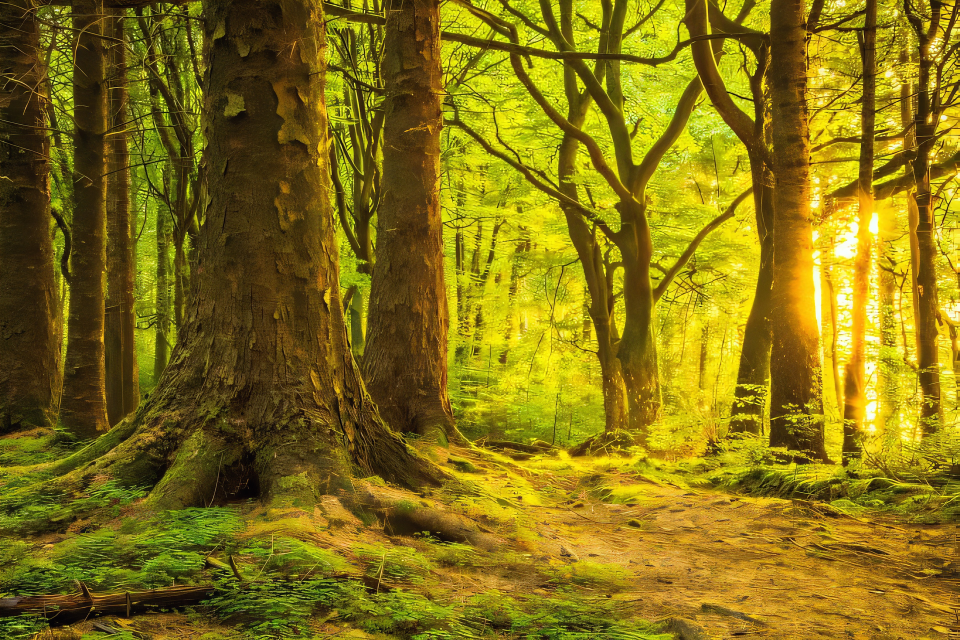
#> input picture assets/certificate_template.jpg, 3840 x 2560 px (shown at 1/4 size)
$ python -i index.py   (imports and definitions only)
#> lines starting #> are read from the running program, lines starting #| are printed output that depends on the picture
"""
Save Nature Certificate Generator API
======================================
Flask app designed for Vercel (serverless) + local development.
Certificate for saving nature. Only name + current date + a good message.
NO SCORE.

Endpoints
---------
GET  /                                  -> Landing page with live form
GET  /health                            -> {"status": "ok"}
GET  /certificate?name=Aarav            -> PNG certificate image
GET  /certificate/<name>                -> PNG certificate image (path param)
POST /certificate                       -> JSON {"name": "..."} -> PNG
GET  /api/certificate?...               -> alias of /certificate

Optional query params
---------------------
download=true   -> force file download instead of inline preview
format=jpg|png|json -> image format (default jpg for this 4K photo template; png is ~18MB)
date=26 November 2026 -> override date of issue (defaults to today, Asia/Kolkata)
message=...     -> override the good message (optional)

Template: assets/certificate_template.jpg (sunlit forest, 3840x2560)
Fonts:    assets/fonts/*.ttf (Cinzel, Great Vibes, Poppins, Montserrat)
"""

import base64
import io
import os
from datetime import datetime
from pathlib import Path
from urllib.parse import unquote

from flask import Flask, Response, jsonify, request, send_file
from PIL import Image, ImageDraw, ImageFont

THIS_DIR = Path(__file__).resolve().parent
BASE_DIR = THIS_DIR.parent
ASSETS_DIR = BASE_DIR / "assets"
FONTS_DIR = ASSETS_DIR / "fonts"

TEMPLATE_CANDIDATES = [
    ASSETS_DIR / "certificate_template.jpg",
    ASSETS_DIR / "certificate_template.png",
    THIS_DIR / "certificate_template.jpg",
    THIS_DIR / "certificate_template.png",
    Path.cwd() / "assets" / "certificate_template.jpg",
    Path("/home/user/nature-certificate-api/assets/certificate_template.jpg"),
]

FONT_FILES = {
    "cinzel": FONTS_DIR / "Cinzel-Bold.ttf",
    "script": FONTS_DIR / "GreatVibes-Regular.ttf",
    "poppins": FONTS_DIR / "Poppins-Regular.ttf",
    "poppins_bold": FONTS_DIR / "Poppins-Bold.ttf",
    "poppins_semi": FONTS_DIR / "Poppins-SemiBold.ttf",
    "montserrat": FONTS_DIR / "Montserrat-Regular.ttf",
}

FALLBACK_FONTS = [
    "/usr/share/fonts/truetype/dejavu/DejaVuSans-Bold.ttf",
    "/usr/share/fonts/truetype/dejavu/DejaVuSans.ttf",
    "/usr/share/fonts/truetype/dejavu/DejaVuSerif-Bold.ttf",
]

DEFAULT_MESSAGE = "For your dedication to saving nature and protecting our planet for future generations. Thank you for making the Earth greener!"

# [1 line not run here, left out]
# [1 line that did not run here, left out]


def find_template() -> Path:
    for p in TEMPLATE_CANDIDATES:
        if p.exists():
            return p
    raise FileNotFoundError("certificate_template.jpg not found in assets/")


def get_font(kind: str, size: int) -> ImageFont.FreeTypeFont:
    path = FONT_FILES.get(kind)
    if path and path.exists():
        try:
            return ImageFont.truetype(str(path), size)
        except Exception:
            pass
    for fb in FALLBACK_FONTS:
        if os.path.exists(fb):
            try:
                return ImageFont.truetype(fb, size)
            except Exception:
                continue
    return ImageFont.load_default()


def fit_font(kind: str, text: str, max_width: int, start_size: int, min_size: int = 28):
    size = start_size
    while size > min_size:
        font = get_font(kind, size)
        try:
            w = font.getlength(text)
        except Exception:
            w = size * len(text) * 0.6
        if w <= max_width:
            return font, size
        size -= 4
    return get_font(kind, min_size), min_size


def text_size(draw, text, font):
    bbox = draw.textbbox((0, 0), text, font=font)
    return bbox[2] - bbox[0], bbox[3] - bbox[1]


def draw_centered(draw, cx, y, text, font, fill, shadow=True):
    w, h = text_size(draw, text, font)
    x = cx - w / 2
    if shadow:
        draw.text((x + 3, y + 3), text, font=font, fill=(5, 20, 10, 220))
    draw.text((x, y), text, font=font, fill=fill)
    return w, h


def draw_spaced_centered(draw, cx, y, text, font, fill, spacing=8, shadow=True):
    widths, total = [], 0
    for ch in text:
        try:
            w = font.getlength(ch)
        except Exception:
            w = 20
        widths.append(w)
        total += w
    total += spacing * (len(text) - 1)
    x = cx - total / 2
    if shadow:
        sx = x
        for ch, w in zip(text, widths):
            draw.text((sx + 2, y + 2), ch, font=font, fill=(5, 20, 10, 200))
            sx += w + spacing
    sx = x
    for ch, w in zip(text, widths):
        draw.text((sx, y), ch, font=font, fill=fill)
        sx += w + spacing
    return total


def wrap_text(text, font, max_width, draw):
    """Greedy word-wrap to max_width. Returns list of lines."""
    words = text.split()
    lines, cur = [], ""
    for word in words:
        trial = f"{cur} {word}".strip()
        w, _ = text_size(draw, trial, font)
        if w <= max_width or not cur:
            cur = trial
        else:
            lines.append(cur)
            cur = word
    if cur:
        lines.append(cur)
    return lines


def current_date_str() -> str:
    try:
        from zoneinfo import ZoneInfo
        now = datetime.now(ZoneInfo("Asia/Kolkata"))
    except Exception:
        now = datetime.now()
    return now.strftime("%d %B %Y")


def generate_certificate(name: str, date_str=None, message=None) -> Image.Image:
    template_path = find_template()
    img = Image.open(template_path).convert("RGBA")
    W, H = img.size
#> W = 3840; H = 2560
    cx = W // 2
#> cx = 1920

    # --- Dark green translucent panel for readability over bright forest ---
    overlay = Image.new("RGBA", img.size, (0, 0, 0, 0))
#> overlay: PIL image 3840x2560 RGBA; every value is 0
    odraw = ImageDraw.Draw(overlay)
    panel_x0, panel_x1 = int(W * 0.16), int(W * 0.84)
#> panel_x0 = 614; panel_x1 = 3225
    panel_y0, panel_y1 = int(H * 0.09), int(H * 0.80)
#> panel_y0 = 230; panel_y1 = 2048
    odraw.rounded_rectangle(
        [panel_x0, panel_y0, panel_x1, panel_y1],
        radius=48,
        fill=(8, 32, 18, 150),
        outline=(212, 175, 55, 200),
        width=4,
    )
    img = Image.alpha_composite(img, overlay)
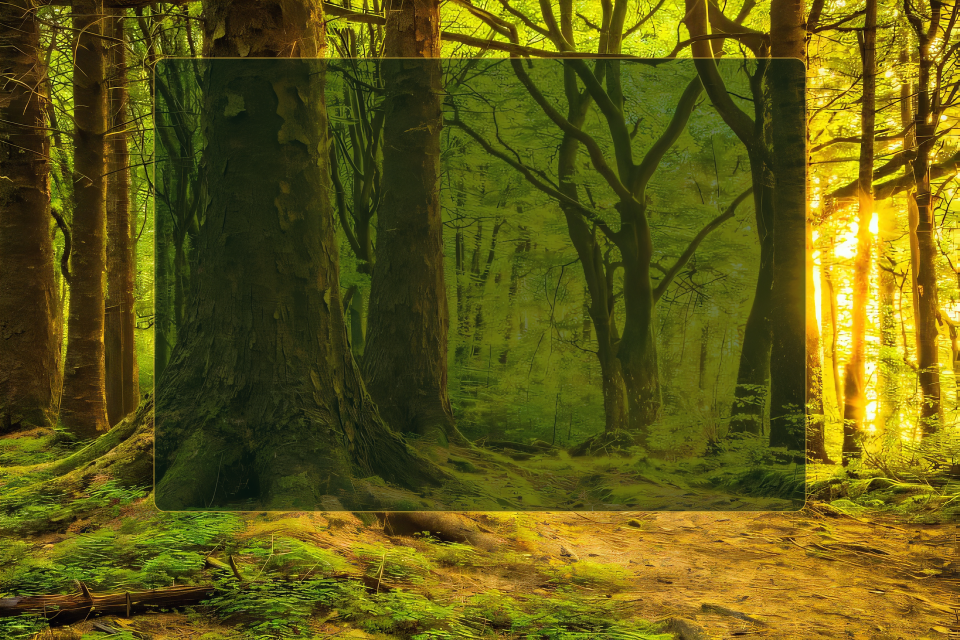
#> img: PIL image 3840x2560 RGBA (shown at 1/4 size); mean R, G, B, A 96.8, 90.3, 19.9, 255
    draw = ImageDraw.Draw(img)

    GOLD = (255, 209, 102, 255)
    GOLD_LIGHT = (255, 230, 150, 255)
    WHITE = (255, 255, 255, 255)
    CREAM = (255, 248, 220, 255)
    MUTED = (220, 235, 210, 255)

    # --- Title: SAVE NATURE ---
    title_font, _ = fit_font("cinzel", "SAVE NATURE", int(W * 0.55), int(H * 0.085), 56)
    tw, th = text_size(draw, "SAVE NATURE", title_font)
#> tw = 1673; th = 164
    tx, ty = cx - tw / 2, H * 0.125
#> tx = 1083.5; ty = 320
    draw.text((tx + 3, ty + 4), "SAVE NATURE", font=title_font, fill=(5, 20, 10, 230))
    draw.text((tx, ty), "SAVE NATURE", font=title_font, fill=GOLD)

    # --- Subtitle: CERTIFICATE OF APPRECIATION ---
    sub_font = get_font("cinzel", int(H * 0.030))
    sub_y = H * 0.235
#> sub_y = 601.6
    draw_spaced_centered(draw, cx, sub_y, "CERTIFICATE OF APPRECIATION", sub_font, WHITE, spacing=7)
    line_y = sub_y + int(H * 0.026)
#> line_y = 667.6
    line_len = int(W * 0.10)
#> line_len = 384
    gap = int(W * 0.225)
#> gap = 864
    draw.line([(cx - gap - line_len, line_y), (cx - gap, line_y)], fill=GOLD_LIGHT, width=3)
    draw.line([(cx + gap, line_y), (cx + gap + line_len, line_y)], fill=GOLD_LIGHT, width=3)
    dy = line_y + 13
#> dy = 680.6
    draw.polygon([(cx, dy - 7), (cx + 7, dy), (cx, dy + 7), (cx - 7, dy)], fill=GOLD)

    # --- Presented to ---
    presented_font = get_font("poppins", int(H * 0.024))
    draw_centered(draw, cx, H * 0.315, "This certificate is proudly presented to", presented_font, MUTED)

    # --- Name (script, gold) — NO underline ---
    name_font, _ = fit_font("script", name, int(W * 0.58), int(H * 0.088), 44)
    nw, nh = text_size(draw, name, name_font)
#> nw = 2176; nh = 117
    name_y = H * 0.365
#> name_y = 934.4
    draw.text((cx - nw / 2 + 3, name_y + 4), name, font=name_font, fill=(5, 20, 10, 220))
    draw.text((cx - nw / 2, name_y), name, font=name_font, fill=GOLD)

    # --- Good message (wrapped, centred) ---
    msg = (message or DEFAULT_MESSAGE).strip()
    msg_font = get_font("poppins", int(H * 0.026))
    lines = wrap_text(msg, msg_font, int(W * 0.60), draw)
#> lines = 3 items
    msg_y = H * 0.505
#> msg_y = 1292.8
    line_h = int(H * 0.038)
#> line_h = 97
    for i, line in enumerate(lines[:3]):
        draw_centered(draw, cx, msg_y + i * line_h, line, msg_font, CREAM)
#> this loop made 3 passes
#> (w in draw_centered, x in draw_centered) on passes 1 to 2: (2085, 877.5), (2098, 871)
#> (line, w in draw_centered, x in draw_centered) on pass 3: ('Earth greener!', 547, 1646.5)

    # --- Date of Issue (pill below panel) ---
    date_display = date_str or current_date_str()
    date_font = get_font("poppins_semi", int(H * 0.024))
    date_label = f"Date of Issue:  {date_display}"
    dw, dh = text_size(draw, date_label, date_font)
#> dw = 1166; dh = 47
    date_y = H * 0.825
    dpad_x, dpad_y = 32, 14
    draw.rounded_rectangle(
        [cx - dw / 2 - dpad_x, date_y - dpad_y, cx + dw / 2 + dpad_x, date_y + dh + dpad_y],
        radius=26, fill=(8, 32, 18, 190), outline=(212, 175, 55, 160), width=3,
    )
    draw_centered(draw, cx, date_y, date_label, date_font, WHITE, shadow=False)

    # --- Footer ---
    foot_font = get_font("poppins", int(H * 0.016))
    draw_centered(draw, cx, H * 0.905, "~  Save Nature, Save Life  ~", foot_font, MUTED)

    return img.convert("RGB")
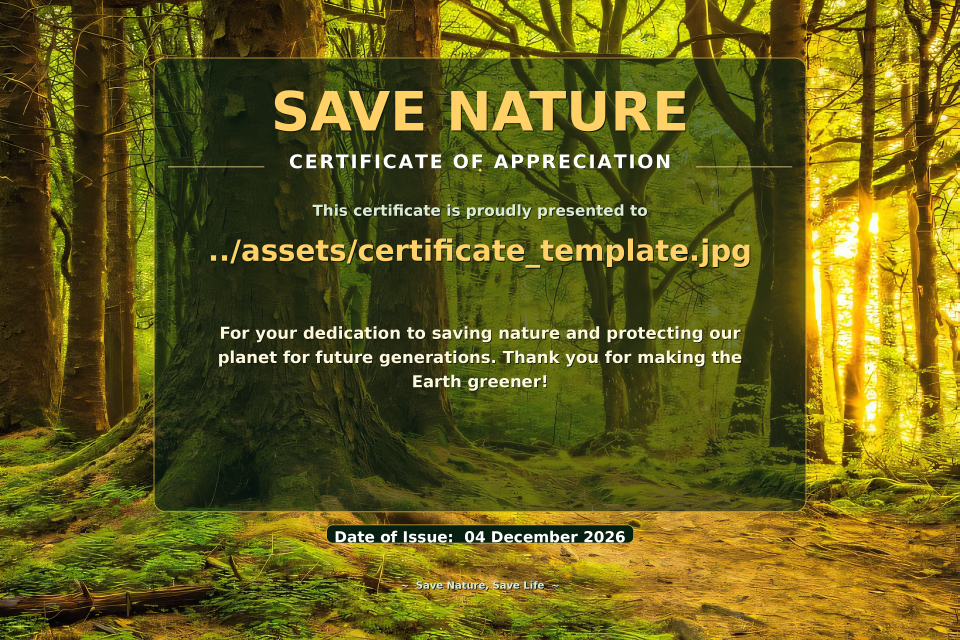
#> returned value: PIL image 3840x2560 RGB (shown at 1/4 size); mean R, G, B 102.7, 95.4, 25.5


# [109 lines left out: functions certificate_response, parse_inputs, add_cors, index, not called in this run]


# [3 lines that did not run here, left out]


# [7 lines that did not run here, left out]


# [10 lines that did not run here, left out]


# [1 line that did not run here, left out]

# [2 lines not run here, left out]

>>> result = generate_certificate('../assets/certificate_template.jpg')
